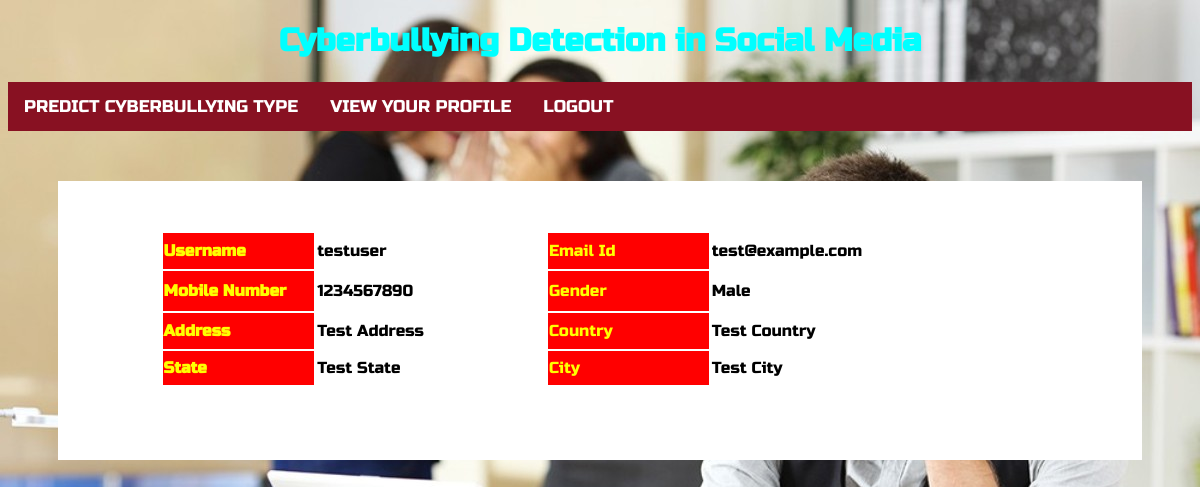
/ViewYourProfile/ (signed in), run on the app's committed database.
### Remote_User/models.py (models this page shows)
class ClientRegister_Model(models.Model):
    username = models.CharField(max_length=30)
    email = models.EmailField(max_length=30)
    password = models.CharField(max_length=10)
    phoneno = models.CharField(max_length=10)
    country = models.CharField(max_length=30)
    state = models.CharField(max_length=30)
    city = models.CharField(max_length=30)
    address = models.CharField(max_length=3000, blank=True, null=True)
    gender = models.CharField(max_length=300, blank=True, null=True)

### Remote_User/views.py (the view)
# urls.py: re_path(r'^ViewYourProfile/$', remoteuser.ViewYourProfile, name="ViewYourProfile"),
def ViewYourProfile(request):
    userid = request.session['userid']
    obj = ClientRegister_Model.objects.get(id= userid)
    return render(request,'RUser/ViewYourProfile.html',{'object':obj})

### Template/htmls/RUser/ViewYourProfile.html (shortened to what this page needs)
{% extends 'RUser/design.html' %}
{% block userblock %}
	<body>
	<div class="container-fluid">
		<div class="container">
			<div class="row">
				<div class="col-md-5">
 					<table width="879" border="0" align="center">
                                <tr>
                                    <td width="148" height="34" bgcolor="#FF0000"><span class="style2"><strong>Username</strong></span></td>
                                  <td width="225"><span class="style9">{{object.username}}</span></td>
                                    <td width="157" bgcolor="#FF0000"><span class="style7 style2">Email Id </span></td>
                                    <td width="321"><span class="style9">{{object.email}}</span></td>
                      </tr>
                                  <tr>
                                    <td height="38" bgcolor="#FF0000"><span class="style2"><strong>Mobile Number </strong></span></td>
                                    <td><span class="style9">{{object.phoneno}}</span></td>
                                    <td bgcolor="#FF0000"><span class="style7 style2">Gender</span></td>
                                    <td><span class="style9">{{object.gender}}</span></td>
                                  </tr>
                                  <tr>
                                    <td height="34" bgcolor="#FF0000"><span class="style2"><strong>Address</strong></span></td>
                                    <td><span class="style9">{{object.address}}</span></td>
                                    <td bgcolor="#FF0000"><span class="style7 style2">Country</span></td>
                                    <td><span class="style9">{{object.country}}</span></td>
                                  </tr>
                                  <tr>
                                    <td height="32" bgcolor="#FF0000"><span class="style2"><strong>State</strong></span></td>
                                    <td><span class="style9">{{object.state}}</span></td>
                                    <td bgcolor="#FF0000"><span class="style7 style2">City</span></td>
                                    <td><span class="style9">{{object.city}}</span></td>
                                  </tr>
                                  <tr>
                                    <td>&nbsp;</td>
                                    <td>&nbsp;</td>
                                    <td>&nbsp;</td>
                                    <td>&nbsp;</td>
                                  </tr>
                                </table>
				</div>
            </div>
        </div>
    </div>
{% endblock %}

### Template/htmls/RUser/ViewYourProfile.html (style rules this page uses)
body { background-color:#000000; }
.container-fluid { padding:50px; }
.container { background-color:white;padding:50px; }
.style2 { color: #FFFF00 }

### data on the page
ClientRegister_Model: username "testuser", email "test@example.com", phoneno "1234567890", gender "Male", address "Test Address", country "Test Country", state "Test State", city "Test City"
